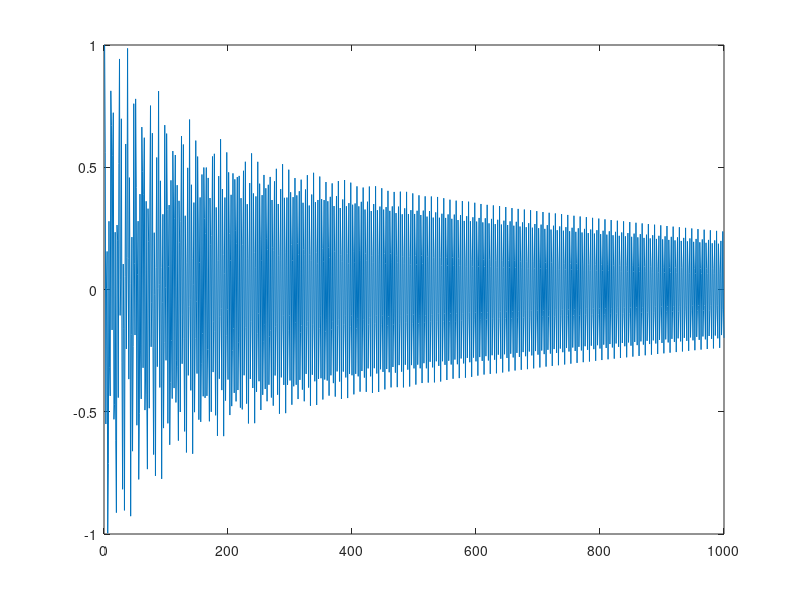

Write the MATLAB code that produced this figure. (Note: this script raises an error after producing the figure.)
r1=0.999;
r2=0.99;
Fs=1000;
f1=300;
f2=80;
w1=2*pi*f1/Fs;
w2=2*pi*f2/Fs;
B1=[1 -r1*cos(w1)];
B2=[1 -r2*cos(w2)];
A1=[1 -2*r1*cos(w1) (r1*r1)];
A2=[1 -2*r2*cos(w2) (r2*r2)];
N=1000;
x=[1;zeros(N-1,1)];
x=filter(B1,A1,x);
x=filter(B2,A2,x);
plot(1:length(x),x);
A_=covm(x,4);
figure(2);
freqz([1],A_,1024,Fs);
